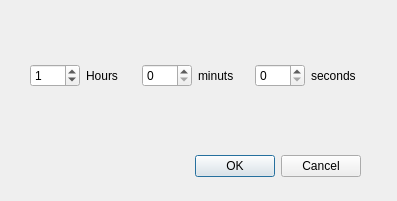
<?xml version="1.0" encoding="UTF-8"?>
<ui version="4.0">
 <class>InputTimeDialog</class>
 <widget class="QDialog" name="InputTimeDialog">
  <property name="geometry">
   <rect>
    <x>0</x>
    <y>0</y>
    <width>397</width>
    <height>201</height>
   </rect>
  </property>
  <property name="windowTitle">
   <string>Dialog</string>
  </property>
  <widget class="QDialogButtonBox" name="buttonBox">
   <property name="geometry">
    <rect>
     <x>30</x>
     <y>150</y>
     <width>331</width>
     <height>32</height>
    </rect>
   </property>
   <property name="orientation">
    <enum>Qt::Horizontal</enum>
   </property>
   <property name="standardButtons">
    <set>QDialogButtonBox::Cancel|QDialogButtonBox::Ok</set>
   </property>
  </widget>
  <widget class="QWidget" name="horizontalLayoutWidget">
   <property name="geometry">
    <rect>
     <x>30</x>
     <y>30</y>
     <width>331</width>
     <height>91</height>
    </rect>
   </property>
   <layout class="QHBoxLayout" name="horizontalLayout">
    <item>
     <widget class="QSpinBox" name="hourBox">
      <property name="sizePolicy">
       <sizepolicy hsizetype="Minimum" vsizetype="Maximum">
        <horstretch>0</horstretch>
        <verstretch>0</verstretch>
       </sizepolicy>
      </property>
      <property name="maximum">
       <number>23</number>
      </property>
      <property name="value">
       <number>1</number>
      </property>
     </widget>
    </item>
    <item>
     <widget class="QLabel" name="hourLabel">
      <property name="text">
       <string>Hours</string>
      </property>
     </widget>
    </item>
    <item>
     <widget class="QSpinBox" name="minBox">
      <property name="sizePolicy">
       <sizepolicy hsizetype="Minimum" vsizetype="Maximum">
        <horstretch>0</horstretch>
        <verstretch>0</verstretch>
       </sizepolicy>
      </property>
      <property name="maximum">
       <number>59</number>
      </property>
     </widget>
    </item>
    <item>
     <widget class="QLabel" name="minutLabel">
      <property name="text">
       <string>minuts</string>
      </property>
     </widget>
    </item>
    <item>
     <widget class="QSpinBox" name="secBox">
      <property name="sizePolicy">
       <sizepolicy hsizetype="Minimum" vsizetype="Maximum">
        <horstretch>0</horstretch>
        <verstretch>0</verstretch>
       </sizepolicy>
      </property>
      <property name="maximum">
       <number>59</number>
      </property>
     </widget>
    </item>
    <item>
     <widget class="QLabel" name="secLabel">
      <property name="text">
       <string>seconds</string>
      </property>
     </widget>
    </item>
   </layout>
  </widget>
 </widget>
 <resources/>
 <connections>
  <connection>
   <sender>buttonBox</sender>
   <signal>accepted()</signal>
   <receiver>InputTimeDialog</receiver>
   <slot>accept()</slot>
   <hints>
    <hint type="sourcelabel">
     <x>248</x>
     <y>254</y>
    </hint>
    <hint type="destinationlabel">
     <x>157</x>
     <y>274</y>
    </hint>
   </hints>
  </connection>
  <connection>
   <sender>buttonBox</sender>
   <signal>rejected()</signal>
   <receiver>InputTimeDialog</receiver>
   <slot>reject()</slot>
   <hints>
    <hint type="sourcelabel">
     <x>316</x>
     <y>260</y>
    </hint>
    <hint type="destinationlabel">
     <x>286</x>
     <y>274</y>
    </hint>
   </hints>
  </connection>
 </connections>
</ui>
